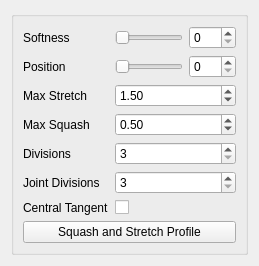
<?xml version="1.0" encoding="UTF-8"?>
<ui version="4.0">
 <class>Form</class>
 <widget class="QWidget" name="Form">
  <property name="geometry">
   <rect>
    <x>0</x>
    <y>0</y>
    <width>259</width>
    <height>224</height>
   </rect>
  </property>
  <property name="windowTitle">
   <string>Form</string>
  </property>
  <layout class="QGridLayout" name="gridLayout">
   <item row="0" column="0">
    <widget class="QGroupBox" name="groupBox">
     <property name="title">
      <string/>
     </property>
     <layout class="QGridLayout" name="gridLayout_2">
      <item row="0" column="0">
       <layout class="QVBoxLayout" name="verticalLayout">
        <item>
         <layout class="QFormLayout" name="formLayout">
          <property name="fieldGrowthPolicy">
           <enum>QFormLayout::AllNonFixedFieldsGrow</enum>
          </property>
          <item row="0" column="0">
           <widget class="QLabel" name="softness_label">
            <property name="text">
             <string>Softness</string>
            </property>
           </widget>
          </item>
          <item row="0" column="1">
           <layout class="QHBoxLayout" name="horizontalLayout_3">
            <item>
             <widget class="QSlider" name="softness_slider">
              <property name="minimumSize">
               <size>
                <width>0</width>
                <height>15</height>
               </size>
              </property>
              <property name="maximum">
               <number>100</number>
              </property>
              <property name="orientation">
               <enum>Qt::Horizontal</enum>
              </property>
             </widget>
            </item>
            <item>
             <widget class="QSpinBox" name="softness_spinBox">
              <property name="maximum">
               <number>100</number>
              </property>
             </widget>
            </item>
           </layout>
          </item>
          <item row="1" column="0">
           <widget class="QLabel" name="softness_label_2">
            <property name="text">
             <string>Position</string>
            </property>
           </widget>
          </item>
          <item row="1" column="1">
           <layout class="QHBoxLayout" name="horizontalLayout_4">
            <item>
             <widget class="QSlider" name="position_slider">
              <property name="minimumSize">
               <size>
                <width>0</width>
                <height>15</height>
               </size>
              </property>
              <property name="maximum">
               <number>100</number>
              </property>
              <property name="orientation">
               <enum>Qt::Horizontal</enum>
              </property>
             </widget>
            </item>
            <item>
             <widget class="QSpinBox" name="position_spinBox">
              <property name="maximum">
               <number>100</number>
              </property>
             </widget>
            </item>
           </layout>
          </item>
          <item row="2" column="0">
           <widget class="QLabel" name="maxStretch_label">
            <property name="sizePolicy">
             <sizepolicy hsizetype="MinimumExpanding" vsizetype="MinimumExpanding">
              <horstretch>0</horstretch>
              <verstretch>0</verstretch>
             </sizepolicy>
            </property>
            <property name="text">
             <string>Max Stretch</string>
            </property>
           </widget>
          </item>
          <item row="2" column="1">
           <widget class="QDoubleSpinBox" name="maxStretch_spinBox">
            <property name="sizePolicy">
             <sizepolicy hsizetype="MinimumExpanding" vsizetype="Fixed">
              <horstretch>0</horstretch>
              <verstretch>0</verstretch>
             </sizepolicy>
            </property>
            <property name="minimum">
             <double>1.000000000000000</double>
            </property>
            <property name="singleStep">
             <double>0.100000000000000</double>
            </property>
            <property name="value">
             <double>1.500000000000000</double>
            </property>
           </widget>
          </item>
          <item row="3" column="0">
           <widget class="QLabel" name="maxSquash_label">
            <property name="sizePolicy">
             <sizepolicy hsizetype="MinimumExpanding" vsizetype="MinimumExpanding">
              <horstretch>0</horstretch>
              <verstretch>0</verstretch>
             </sizepolicy>
            </property>
            <property name="text">
             <string>Max Squash</string>
            </property>
           </widget>
          </item>
          <item row="3" column="1">
           <widget class="QDoubleSpinBox" name="maxSquash_spinBox">
            <property name="sizePolicy">
             <sizepolicy hsizetype="MinimumExpanding" vsizetype="Fixed">
              <horstretch>0</horstretch>
              <verstretch>0</verstretch>
             </sizepolicy>
            </property>
            <property name="minimum">
             <double>0.100000000000000</double>
            </property>
            <property name="maximum">
             <double>1.000000000000000</double>
            </property>
            <property name="singleStep">
             <double>0.100000000000000</double>
            </property>
            <property name="value">
             <double>0.500000000000000</double>
            </property>
           </widget>
          </item>
          <item row="4" column="0">
           <widget class="QLabel" name="divisions_label">
            <property name="text">
             <string>Divisions</string>
            </property>
           </widget>
          </item>
          <item row="4" column="1">
           <widget class="QSpinBox" name="division_spinBox">
            <property name="sizePolicy">
             <sizepolicy hsizetype="Expanding" vsizetype="Fixed">
              <horstretch>0</horstretch>
              <verstretch>0</verstretch>
             </sizepolicy>
            </property>
            <property name="minimum">
             <number>3</number>
            </property>
            <property name="value">
             <number>3</number>
            </property>
           </widget>
          </item>
          <item row="5" column="0">
           <widget class="QLabel" name="jntDivisions_label">
            <property name="text">
             <string>Joint Divisions</string>
            </property>
           </widget>
          </item>
          <item row="5" column="1">
           <widget class="QSpinBox" name="jntDivision_spinBox">
            <property name="sizePolicy">
             <sizepolicy hsizetype="Expanding" vsizetype="Fixed">
              <horstretch>0</horstretch>
              <verstretch>0</verstretch>
             </sizepolicy>
            </property>
            <property name="minimum">
             <number>3</number>
            </property>
            <property name="value">
             <number>3</number>
            </property>
           </widget>
          </item>
          <item row="6" column="0">
           <widget class="QLabel" name="centralTangent_label">
            <property name="text">
             <string>Central Tangent</string>
            </property>
           </widget>
          </item>
          <item row="6" column="1">
           <widget class="QCheckBox" name="centralTangent_checkBox">
            <property name="text">
             <string/>
            </property>
           </widget>
          </item>
         </layout>
        </item>
        <item>
         <widget class="QPushButton" name="squashStretchProfile_pushButton">
          <property name="text">
           <string>Squash and Stretch Profile</string>
          </property>
         </widget>
        </item>
       </layout>
      </item>
      <item row="1" column="0">
       <spacer name="verticalSpacer">
        <property name="orientation">
         <enum>Qt::Vertical</enum>
        </property>
        <property name="sizeHint" stdset="0">
         <size>
          <width>20</width>
          <height>40</height>
         </size>
        </property>
       </spacer>
      </item>
     </layout>
    </widget>
   </item>
  </layout>
 </widget>
 <resources/>
 <connections>
  <connection>
   <sender>softness_slider</sender>
   <signal>sliderMoved(int)</signal>
   <receiver>softness_spinBox</receiver>
   <slot>setValue(int)</slot>
   <hints>
    <hint type="sourcelabel">
     <x>187</x>
     <y>30</y>
    </hint>
    <hint type="destinationlabel">
     <x>235</x>
     <y>28</y>
    </hint>
   </hints>
  </connection>
  <connection>
   <sender>softness_spinBox</sender>
   <signal>valueChanged(int)</signal>
   <receiver>softness_slider</receiver>
   <slot>setValue(int)</slot>
   <hints>
    <hint type="sourcelabel">
     <x>235</x>
     <y>20</y>
    </hint>
    <hint type="destinationlabel">
     <x>187</x>
     <y>20</y>
    </hint>
   </hints>
  </connection>
  <connection>
   <sender>position_slider</sender>
   <signal>valueChanged(int)</signal>
   <receiver>position_spinBox</receiver>
   <slot>setValue(int)</slot>
   <hints>
    <hint type="sourcelabel">
     <x>156</x>
     <y>50</y>
    </hint>
    <hint type="destinationlabel">
     <x>208</x>
     <y>50</y>
    </hint>
   </hints>
  </connection>
  <connection>
   <sender>position_spinBox</sender>
   <signal>valueChanged(int)</signal>
   <receiver>position_slider</receiver>
   <slot>setValue(int)</slot>
   <hints>
    <hint type="sourcelabel">
     <x>218</x>
     <y>56</y>
    </hint>
    <hint type="destinationlabel">
     <x>176</x>
     <y>54</y>
    </hint>
   </hints>
  </connection>
  <connection>
   <sender>softness_slider</sender>
   <signal>valueChanged(int)</signal>
   <receiver>softness_spinBox</receiver>
   <slot>setValue(int)</slot>
   <hints>
    <hint type="sourcelabel">
     <x>97</x>
     <y>23</y>
    </hint>
    <hint type="destinationlabel">
     <x>207</x>
     <y>23</y>
    </hint>
   </hints>
  </connection>
 </connections>
</ui>
